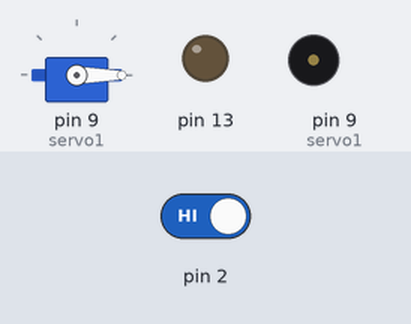
The sketch below on a simulated Arduino Uno, built with avr-gcc and run on an emulated ATmega328P. On the bench: servo, output pins drawn as LEDs (lit = HIGH), buzzer (waves = sounding). The inputs (shaded band) are chosen by the test bench; at power-on: pin 2 HIGH.

Above: at 13.2 s.
13.3 s: pin 2 driven LOW
At 15.0 s:
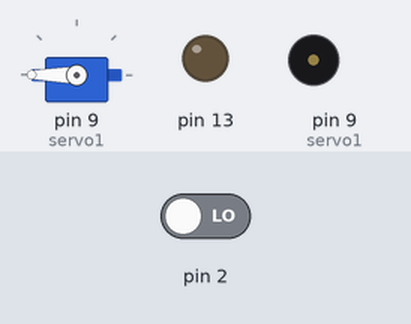
At 17.4 s:
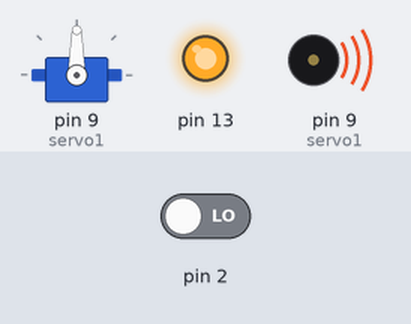
21.1 s: pin 2 driven HIGH
At 25.6 s:
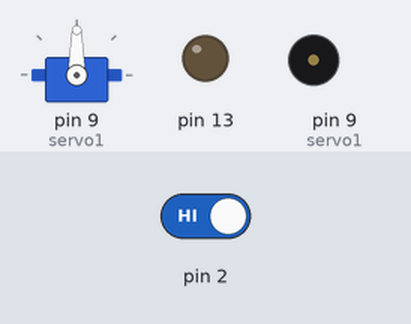
Timing chart, 0 to 33.5 s (numbered marks = the images above; inputs shaded):
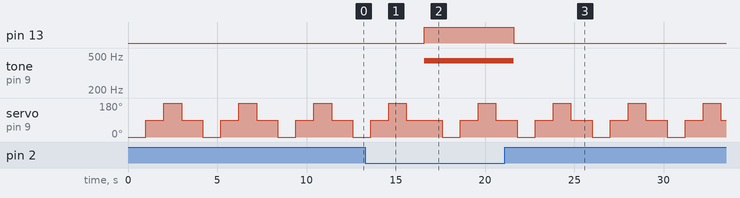

Measured:
- after the input at 13.3 s, pin 13: LOW → HIGH after 3.3 s; tone on pin 9 (servo1): silent → 440 Hz after 3.3 s
- after the input at 21.1 s, pin 13: HIGH → LOW after 0.51 s; tone on pin 9 (servo1): 440 Hz → silent after 0.51 s
- by itself, servo on pin 9 (servo1): repeats every 4.2 s: 180° 1.0 s, 90° 1.2 s, 0° 1.0 s, 90° 1.0 s

The sketch:

Group_5_Experiment_6.ino
```cpp
#include <Servo.h>
Servo servo1;

void setup() {
pinMode(13, OUTPUT);
pinMode (2, INPUT);
servo1.attach(9);
}

void loop() {
  servo1.write(0);
  delay(1000);
  servo1.write(90);
  delay(1000);
  servo1.write(180);
  delay(1000);
  servo1.write(90);
  delay(1000);
int button=digitalRead(2);
if (button==LOW){   //Read the button state
digitalWrite(13, HIGH);
int dial = analogRead(0);
tone(9,440);
delay(500);
delay(dial);
}else{ // Button is not pressed
digitalWrite(13, LOW);
noTone(9);
delay(200);
//delay(dial);
}
}
```
